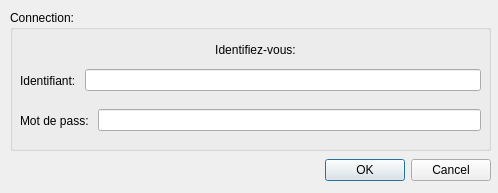
<?xml version="1.0" encoding="UTF-8"?>
<ui version="4.0">
 <class>ViewConnection</class>
 <widget class="QDialog" name="ViewConnection">
  <property name="geometry">
   <rect>
    <x>0</x>
    <y>0</y>
    <width>498</width>
    <height>193</height>
   </rect>
  </property>
  <property name="windowTitle">
   <string>Dialog</string>
  </property>
  <widget class="QDialogButtonBox" name="buttonBox">
   <property name="geometry">
    <rect>
     <x>270</x>
     <y>150</y>
     <width>221</width>
     <height>41</height>
    </rect>
   </property>
   <property name="orientation">
    <enum>Qt::Horizontal</enum>
   </property>
   <property name="standardButtons">
    <set>QDialogButtonBox::Cancel|QDialogButtonBox::Ok</set>
   </property>
  </widget>
  <widget class="QGroupBox" name="groupBox">
   <property name="geometry">
    <rect>
     <x>10</x>
     <y>10</y>
     <width>481</width>
     <height>141</height>
    </rect>
   </property>
   <property name="title">
    <string>Connection:</string>
   </property>
   <widget class="QWidget" name="horizontalLayoutWidget">
    <property name="geometry">
     <rect>
      <x>10</x>
      <y>50</y>
      <width>461</width>
      <height>41</height>
     </rect>
    </property>
    <layout class="QHBoxLayout" name="horizontalLayout">
     <item>
      <widget class="QLabel" name="label">
       <property name="text">
        <string>Identifiant: </string>
       </property>
      </widget>
     </item>
     <item>
      <widget class="QLineEdit" name="identifiant"/>
     </item>
    </layout>
   </widget>
   <widget class="QWidget" name="horizontalLayoutWidget_2">
    <property name="geometry">
     <rect>
      <x>10</x>
      <y>90</y>
      <width>461</width>
      <height>41</height>
     </rect>
    </property>
    <layout class="QHBoxLayout" name="horizontalLayout_2">
     <item>
      <widget class="QLabel" name="label_2">
       <property name="text">
        <string>Mot de pass: </string>
       </property>
      </widget>
     </item>
     <item>
      <widget class="QLineEdit" name="mdp">
       <property name="inputMethodHints">
        <set>Qt::ImhHiddenText|Qt::ImhNoAutoUppercase|Qt::ImhNoPredictiveText|Qt::ImhSensitiveData</set>
       </property>
       <property name="echoMode">
        <enum>QLineEdit::Password</enum>
       </property>
      </widget>
     </item>
    </layout>
   </widget>
   <widget class="QLabel" name="label_3">
    <property name="geometry">
     <rect>
      <x>20</x>
      <y>30</y>
      <width>451</width>
      <height>20</height>
     </rect>
    </property>
    <property name="text">
     <string>Identifiez-vous:</string>
    </property>
    <property name="alignment">
     <set>Qt::AlignCenter</set>
    </property>
   </widget>
  </widget>
  <widget class="QLabel" name="warning">
   <property name="geometry">
    <rect>
     <x>10</x>
     <y>160</y>
     <width>311</width>
     <height>21</height>
    </rect>
   </property>
   <property name="styleSheet">
    <string notr="true">color: red;</string>
   </property>
   <property name="text">
    <string/>
   </property>
  </widget>
 </widget>
 <resources/>
 <connections>
  <connection>
   <sender>buttonBox</sender>
   <signal>accepted()</signal>
   <receiver>ViewConnection</receiver>
   <slot>accept()</slot>
   <hints>
    <hint type="sourcelabel">
     <x>248</x>
     <y>254</y>
    </hint>
    <hint type="destinationlabel">
     <x>157</x>
     <y>274</y>
    </hint>
   </hints>
  </connection>
  <connection>
   <sender>buttonBox</sender>
   <signal>rejected()</signal>
   <receiver>ViewConnection</receiver>
   <slot>reject()</slot>
   <hints>
    <hint type="sourcelabel">
     <x>316</x>
     <y>260</y>
    </hint>
    <hint type="destinationlabel">
     <x>286</x>
     <y>274</y>
    </hint>
   </hints>
  </connection>
 </connections>
</ui>
